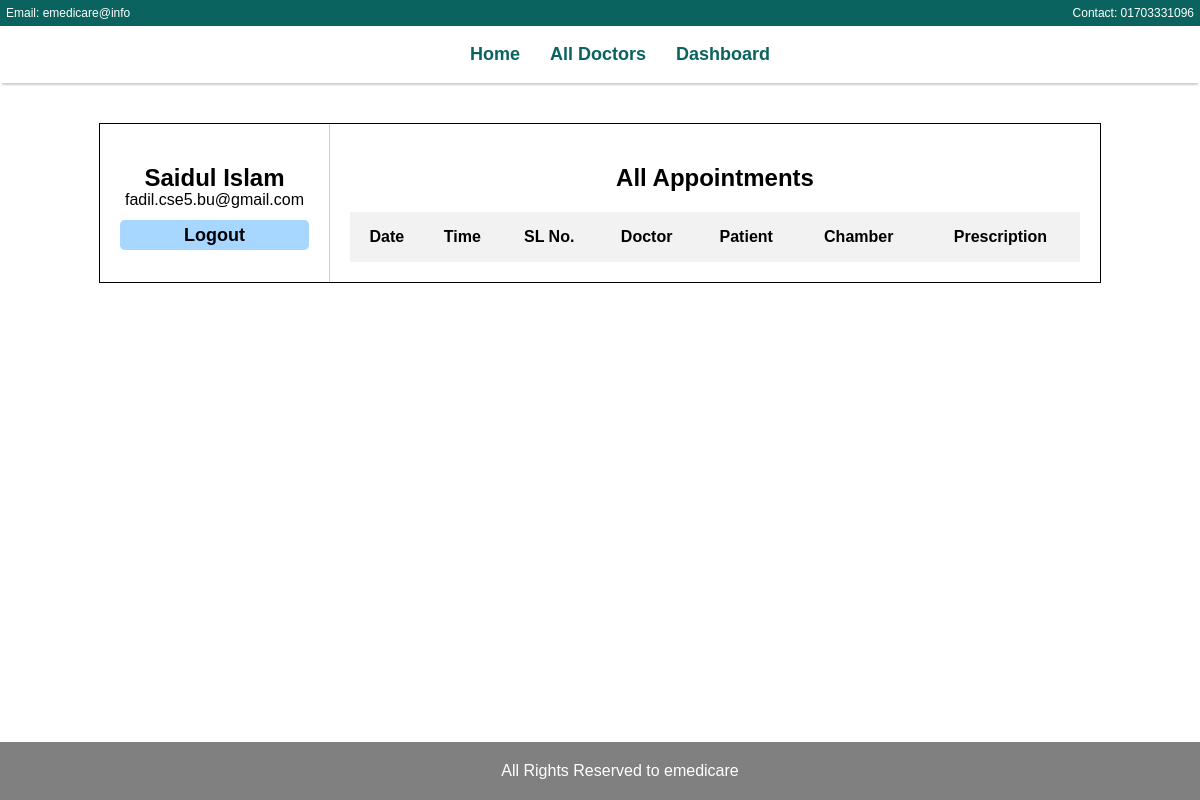
Page /Users/dashboard.php (signed in) on the committed database.
### tables this page shows
CREATE TABLE `users` (
  `id` int(11) NOT NULL,
  `firstname` varchar(100) NOT NULL,
  `lastname` varchar(100) NOT NULL,
  `email` varchar(50) NOT NULL,
  `mobilenumber` varchar(50) NOT NULL,
  `password` varchar(255) NOT NULL,
  `token` varchar(255) NOT NULL,
  `is_active` enum('0','1') NOT NULL,
  `date_time` date NOT NULL
);

### Users/dashboard.php (the view, shortened to what this page needs)
<!DOCTYPE html>
<html lang="en">
<head>
    <link rel="stylesheet" href="dashboardStyle.css">
</head>
<body>
<?php include('../headerFooter/header.php'); ?>
<?php
    include('../Configure/config.php');
    $conn = new mysqli($servername, $username, $password, $dbname);
    $userID = $_SESSION['id'];
    $sql = "SELECT * FROM users where id = $userID";
    $result = $conn->query($sql);
    $rows = $result->fetch_all(MYSQLI_ASSOC);
?>
    <div class="container">
        <div class="left-sidebar">
            <h2><?php echo $rows[0]['firstname'].' '. $rows[0]['lastname']?></h2>
            <p style="margin-top: -1.3rem;"><?php echo $rows[0]['email']?></p>
            <a href="../userAuthentication/logout.php">Logout</a>
        </div>
        <div class="right-sidebar">
            <h2>All Appointments</h2>
            <table>
                <thead>
                    <tr>
                        <th>Date</th>
                        <th>Time</th>
                        <th>SL No.</th>
                        <th>Doctor</th>
                        <th>Patient</th>
                        <th>Chamber</th>
                        <th>Prescription</th>
                    </tr>
                </thead>
            </table>
        </div>
    </div>
</body>
</html>

### Users/dashboardStyle.css (style rules this page uses)
.container { display: flex; max-width: 1000px; margin: 0 auto; border: 1px solid black; }
.left-sidebar { width: 20%; padding: 20px; border-right: 1px solid #ccc; margin: 0 auto; text-align: center; }
.left-sidebar a { padding: 0.3rem 4rem; text-decoration: none; background-color: #a7d6ff; border-radius: .3rem; font-weight: bold; font-size: large; color: black; }
.right-sidebar { width: 80%; padding: 20px; text-align: center; }
.right-sidebar table { margin: 0 auto; }
table { width: 100%; border-collapse: collapse; }
th, td { padding: 1rem 0.5rem; text-align: center; }
th { background-color: #f2f2f2; }

### headerFooter/header.php (style rules this page uses)
body { font-family: Arial, sans-serif; margin: 0; padding: 0; box-sizing: border-box; }

### rows in the picture
users: firstname "Saidul", lastname "Islam", email "fadil.cse5.bu@gmail.com"
